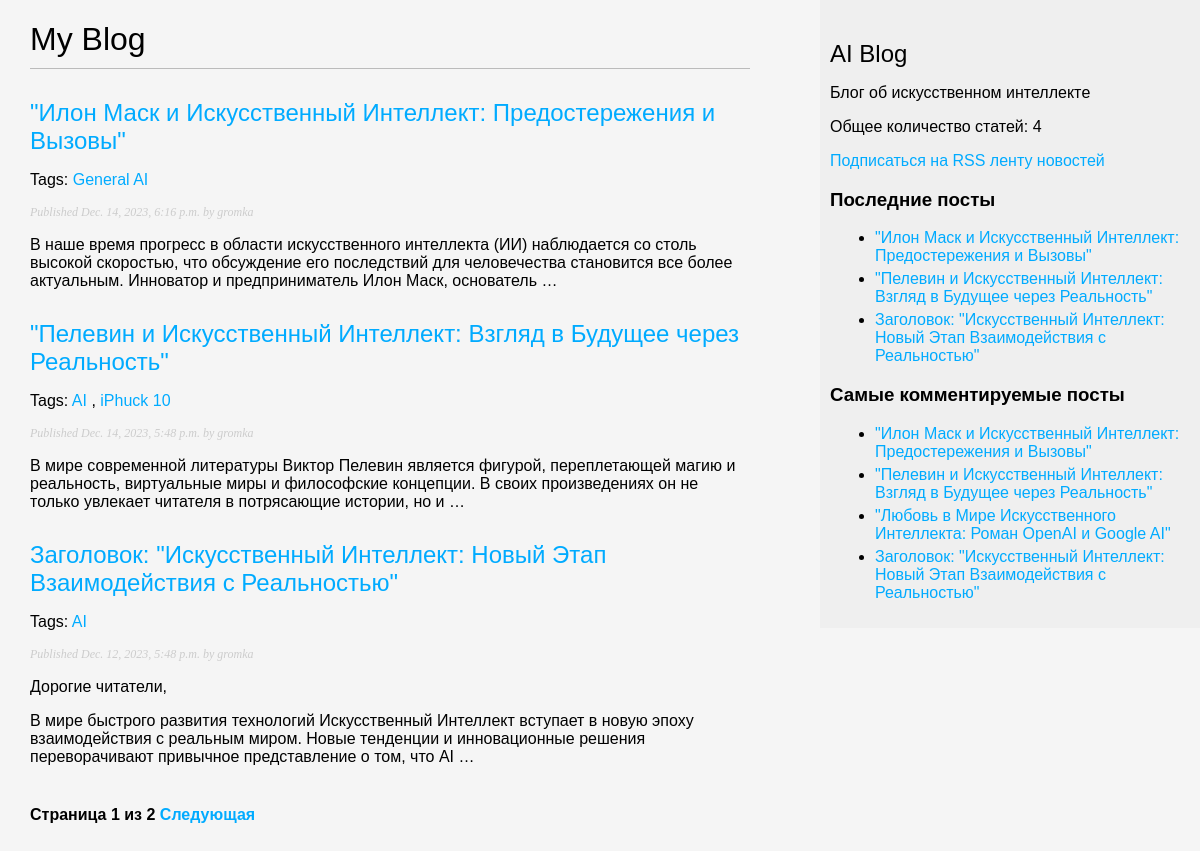
The page /blog/ on the database as committed earlier.
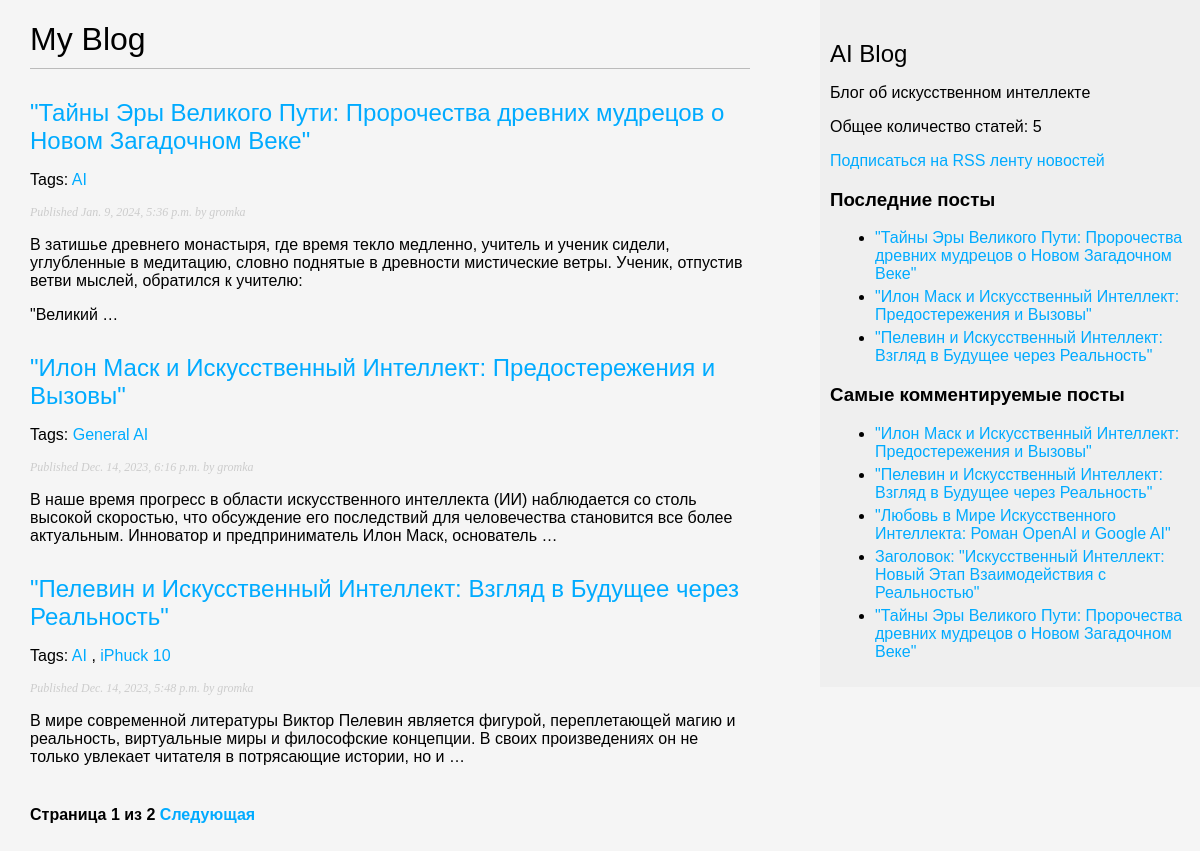
The same page on the database as committed later.
### blog/models.py (models this page shows, shortened)
class Post(models.Model):
    class Status(models.TextChoices):
        DRAFT = 'DF', 'Draft'
        PUBLISHED = 'PB', 'Published'
    title = models.CharField(max_length=250)
    slug = models.SlugField(max_length=250,
                            unique_for_date='publish')
    author = models.ForeignKey(User,
                               on_delete=models.CASCADE,
                               related_name='blog_posts')
    body = models.TextField()
    publish = models.DateTimeField(default=timezone.now)
    created = models.DateTimeField(auto_now_add=True)
    updated = models.DateTimeField(auto_now=True)
    status = models.CharField(max_length=2,
                              choices=Status.choices,
                              default=Status.DRAFT)
    objects = models.Manager()
    published = PublishedManager()
    tags = TaggableManager()
    class Meta:
        ordering = ['-publish']
        indexes = [
            models.Index(fields=['-publish']),
        ]
    def get_absolute_url(self):
        return reverse('blog:post_detail',
                       args=[self.publish.year,
                             self.publish.month,
                             self.publish.day,
                             self.slug])

### blog/views.py (the view)
# urls.py: path('', views.post_list, name='post_list'),
def post_list(request, tag_slug=None):
    post_list = Post.published.all()
    tag = None
    if tag_slug:
        tag = get_object_or_404(Tag, slug=tag_slug)
        post_list = post_list.filter(tags__in=[tag])
    paginator = Paginator(post_list, 3)
    page_number = request.GET.get('page', 1)
    try:
        posts = paginator.page(page_number)
    except PageNotAnInteger:
        posts = paginator.page(1)
    except EmptyPage:
        posts = paginator.page(paginator.num_pages)
    return render(request,
                  'blog/post/list.html',
                  {'posts': posts,
                   'tag': tag})

### blog/models.py (called while the page is built)
    def get_queryset(self):
        return super().get_queryset().filter(status=Post.Status.PUBLISHED)

### blog/templatetags/blog_tags.py (called while the page is built)
@register.simple_tag
def total_posts():
    return Post.published.count()

@register.inclusion_tag('blog/post/latest_posts.html')
def show_latest_post(count=5):
    latest_posts = Post.published.order_by('-publish')[:count]
    return {'latest_posts': latest_posts}

@register.simple_tag
def get_most_commented_posts(count=5):
    return Post.published.annotate(total_comments=Count('comments')).order_by('-total_comments')[:count]

@register.filter(name='markdown')
def markdown_format(text):
    return mark_safe(markdown.markdown(text))

### blog/templates/blog/post/list.html (shortened to what this page needs)
{% extends "blog/base.html" %}
{% load blog_tags %}
{% block content %}
    <h1>My Blog</h1>
    {% for post in posts %}
        <h2>
            <a href="{{ post.get_absolute_url }}">
                {{ post.title }}
            </a>
        </h2>
        <p class = "tags">
            Tags:
            {% for tag in post.tags.all %}
                <a href="{% url 'blog:post_list_by_tag' tag.slug %}">
                    {{ tag.name }}
                </a>
                {% if not forloop.last %}, {% endif %}
            {% endfor %}
        </p>
        <p class = 'date'>
            Published {{ post.publish }} by {{ post.author }}
        </p>
        {{ post.body|markdown|truncatewords_html:30 }}
    {% endfor %}
    {% include "pagination.html" with page=posts %}
{% endblock %}

### blog/templates/blog/base.html (shortened to what this page needs)
{% load blog_tags %}
{% load static %}
<!DOCTYPE html>
<html>
<head>
    <link href="{% static 'css/blog.css' %}" rel="stylesheet">
</head>
<body>
    <div id = 'content'>
        {% block content %}
        {% endblock %}
    </div>
    <div id = 'sidebar'>
        <h2>AI Blog</h2>
        <p>
            Блог об искусственном интеллектe
        </p>
        <p>
            Общее количество статей: {% total_posts %}
        </p>
        <p>
            <a href="{% url 'blog:post_feed' %}">
                Подписаться на RSS ленту новостей
            </a>
        </p>
        <h3>Последние посты</h3>
        {% show_latest_post 3 %}
        <h3>Самые комментируемые посты</h3>
        {% get_most_commented_posts as most_commented_posts %}
        <ul>
            {% for post in most_commented_posts %}
            <li>
                <a href="{{ post.get_absolute_url }}">{{ post.title }}</a>
            </li>
            {% endfor %}
        </ul>
    </div>
</body>
</html>

### blog/templates/blog/post/latest_posts.html
<ul>
  {% for post in latest_posts %}
    <li>
      <a href="{{ post.get_absolute_url }}">{{ post.title }}</a>
    </li>
  {% endfor %}
</ul>

Rows that differ between the two databases and show on the page:
no longer on one of the page's lists (row unchanged): Post: title "Заголовок: \"Искусственный Интеллект: Новый Этап Взаимодействия с Реальностью\"", publish "Dec. 12, 2023, 5:48 p.m.", author "gromka", body "Дорогие читатели, В мире быстрого развития технологий Искусственный Интеллект вступает в новую эпоху взаимодействия с реальным миром. Новые тенденции и инновационные решения переворачивают привычное представление о том, что AI …"
added Post: title "\"Тайны Эры Великого Пути: Пророчества древних мудрецов о Новом Загадочном Веке\"", publish "Jan. 9, 2024, 5:36 p.m.", author "gromka", body "В затишье древнего монастыря, где время текло медленно, учитель и ученик сидели, углубленные в медитацию, словно поднятые в древности мистические ветры. Ученик, отпустив ветви мыслей, обратился к учителю: \"Великий …", Tag (name "AI")
computed for Post "Заголовок: \"Искусственный Интеллект: Новый Этап Взаимодействия с Реальностью\"": loses Tag (name "AI")
Other text that changed with them:
text no longer shown: "4"
text now shown: "5"
